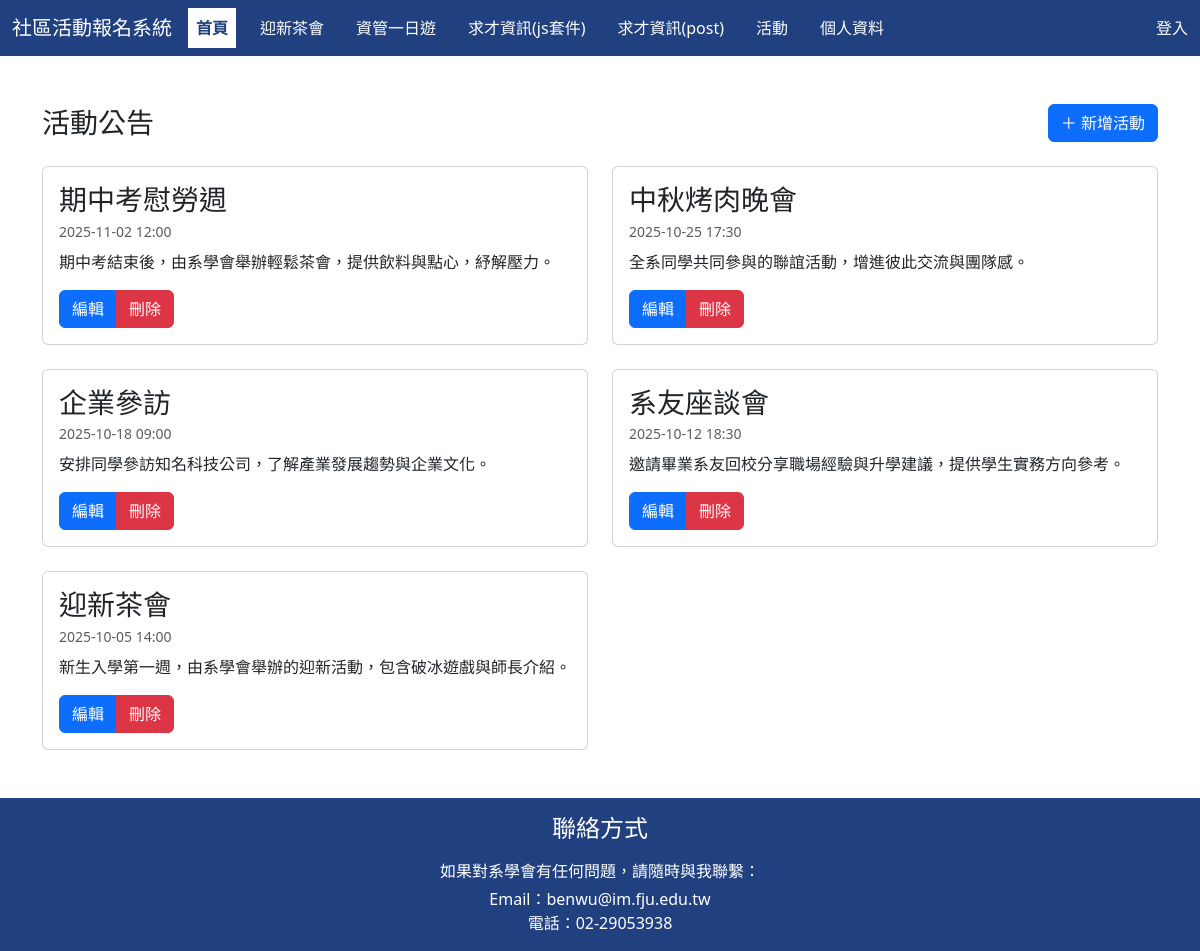
Before: / with the older database file.
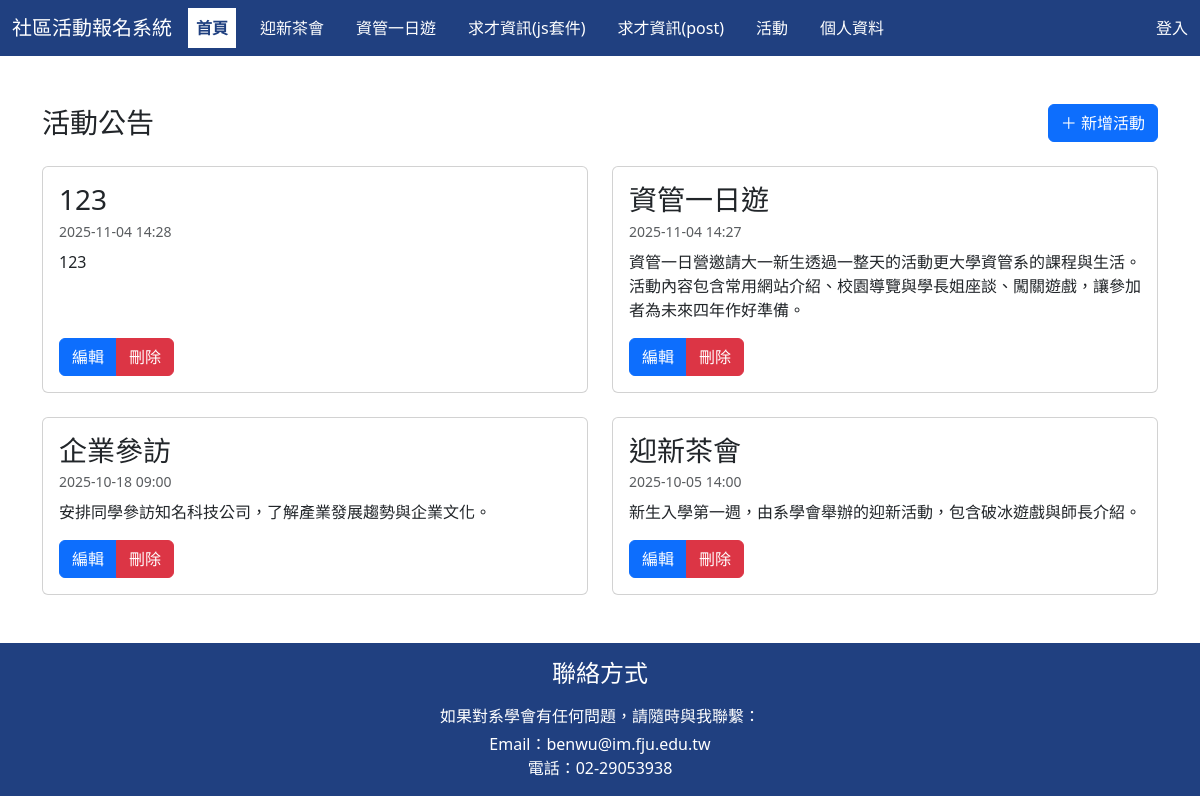
After: the same page with the newer database file.
### tables this page shows
CREATE TABLE `activity` (
  `id` int(11) NOT NULL,
  `title` varchar(100) NOT NULL,
  `description` text NOT NULL,
  `pdate` datetime NOT NULL DEFAULT CURRENT_TIMESTAMP
);

### index.php (the view, shortened to what this page needs)
<?php include("header.php"); ?>
<?php require_once "db.php"; ?>
<div class="container my-5">
  <div class="d-flex justify-content-between align-items-center mb-4">
    <h3 class="m-0">活動公告</h3>
    <a href="index-insert.php" class="btn btn-primary">＋ 新增活動</a>
  </div>
  <?php
  $sql = "SELECT id, title, description, pdate FROM activity ORDER BY pdate DESC, id DESC";
  $res = mysqli_query($conn, $sql);
  ?>
  <div class="row g-4">
    <?php if ($res && mysqli_num_rows($res) > 0): ?>
      <?php while ($row = mysqli_fetch_assoc($res)): ?>
        <div class="col-md-6">
          <div class="card h-100 bg-white text-dark">
            <div class="card-body d-flex flex-column">
              <h3 class="card-title mb-1"><?= htmlspecialchars($row['title']) ?></h3>
              <div class="text-muted small mb-2">
                <?= htmlspecialchars(date('Y-m-d H:i', strtotime($row['pdate']))) ?>
              </div>
              <p class="card-text">
                <?= nl2br(htmlspecialchars($row['description'])) ?>
              </p>
              <div class="mt-auto d-flex justify-content-between align-items-center">
                <div class="btn-group">
                  <a href="index-update.php?id=<?= (int)$row['id'] ?>" class="btn btn-primary">編輯</a>
                  <a href="index-delete.php?id=<?= (int)$row['id'] ?>"class="btn btn-danger">刪除</a>
                </div>
              </div>
            </div>
          </div>
        </div>
      <?php endwhile; ?>
    <?php else: ?>
      <div class="col-12">
        <div class="text-center text-muted py-5">目前沒有活動</div>
      </div>
    <?php endif; ?>
  </div>
</div>
<?php include("footer.php"); ?>

### header.php (shortened to what this page needs)
<?php
$current = basename($_SERVER['PHP_SELF']);
?>
<!DOCTYPE html>
<html lang="zh-TW">
<head>
  <link rel="stylesheet" href="custom.css">
  <link href="https://cdn.jsdelivr.net/npm/bootstrap@5.3.2/dist/css/bootstrap.min.css" rel="stylesheet">
  <link rel="stylesheet" href="https://cdn.datatables.net/1.13.8/css/dataTables.bootstrap5.min.css">
</head>
<body>
  <nav class="navbar navbar-expand-lg custom-bg">
    <div class="container-fluid d-flex justify-content-between align-items-center">
      <div class="d-flex align-items-center">
        <a class="navbar-brand text-white me-3" href="index.php">
          社區活動報名系統
        </a>
        <ul class="navbar-nav flex-row">
          <li class="nav-item me-3">
            <a class="nav-link px-2 <?= ($current === 'index.php') ? 'active' : 'text-white'; ?>" href="index.php">首頁</a>
          </li>
          <li class="nav-item me-3">
            <a class="nav-link px-2 <?= ($current === 'status.php') ? 'active' : 'text-white'; ?>" href="status.php">迎新茶會</a>
          </li>
          <li class="nav-item me-3">
            <a class="nav-link px-2 <?= ($current === 'conference.php') ? 'active' : 'text-white'; ?>" href="conference.php">資管一日遊</a>
          </li>
          <li class="nav-item me-3">
            <a class="nav-link px-2 <?= ($current === 'job-js.php') ? 'active' : 'text-white'; ?>" href="job-js.php">求才資訊(js套件)</a>
          </li>
          <li class="nav-item me-3">
            <a class="nav-link px-2 <?= ($current === 'job-post.php') ? 'active' : 'text-white'; ?>" href="job-post.php">求才資訊(post)</a>
          </li>
          <li class="nav-item me-3">
            <a class="nav-link px-2 <?= ($current === 'activity.php') ? 'active' : 'text-white'; ?>" href="activity.php">活動</a>
          </li>
          <li class="nav-item me-3">
            <a class="nav-link px-2 <?= ($current === 'user.php') ? 'active' : 'text-white'; ?>" href="user.php">個人資料</a>
          </li>
        </ul>
      </div>
      <div>
        <?php if (isset($_SESSION['username'])): ?>
          <a href="logout.php" class="nav-link text-white">登出</a>
        <?php else: ?>
          <a href="login.php" class="nav-link text-white">登入</a>
        <?php endif; ?>
      </div>
    </div>
  </nav>

### footer.php (shortened to what this page needs)
<footer class="footer mt-auto py-3 custom-bg">
  <div class="container text-center">
    <h4 class="mb-3">聯絡方式</h4>
    <p class="mb-1">如果對系學會有任何問題，請隨時與我聯繫：</p>
    <ul class="list-unstyled mb-0">
      <li>Email：benwu@im.fju.edu.tw</li>
      <li>電話：02-29053938</li>
    </ul>
  </div>
</footer>
</body>
</html>

### custom.css (style rules this page uses)
.custom-bg { background-color: #204080 !important; color: #fff !important; }
.custom-bg .navbar-nav .nav-link, .custom-bg .navbar-brand, .custom-bg .navbar-toggler { color: #fff !important; }
.custom-bg .navbar-nav .nav-link.active { font-weight: bold; color: #204080 !important; background: #fff !important; }

Changed rows visible on the page:
removed activity: title "期中考慰勞週", pdate "2025-11-02 12:00", description "期中考結束後，由系學會舉辦輕鬆茶會，提供飲料與點心，紓解壓力。"
removed activity: title "中秋烤肉晚會", pdate "2025-10-25 17:30", description "全系同學共同參與的聯誼活動，增進彼此交流與團隊感。"
removed activity: title "系友座談會", pdate "2025-10-12 18:30", description "邀請畢業系友回校分享職場經驗與升學建議，提供學生實務方向參考。"
added activity: title "123", pdate "2025-11-04 14:28", description "123"
added activity: title "資管一日遊", pdate "2025-11-04 14:27", description "資管一日營邀請大一新生透過一整天的活動更大學資管系的課程與生活。活動內容包含常用網站介紹、校園導覽與學長姐座談、闖關遊戲，讓參加者為未來四年作好準備。"
